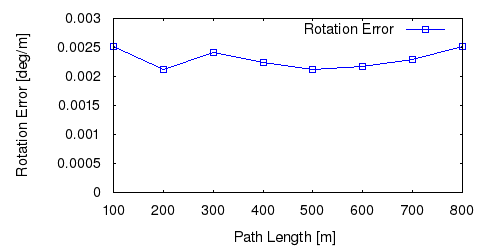

Write gnuplot code to recreate this figure.
set term postscript eps enhanced color
set output "09_rl.eps"
set size ratio 0.5
set yrange [0:*]
set xlabel "Path Length [m]"
set ylabel "Rotation Error [deg/m]"
plot "09_rl.txt" using 1:($2*57.3) title 'Rotation Error' lc rgb "#0000FF" pt 4 w linespoints
